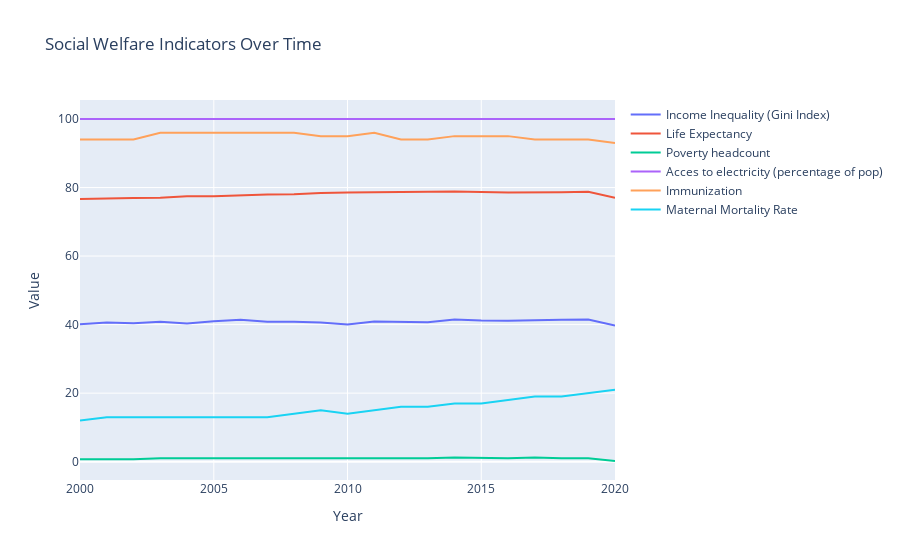
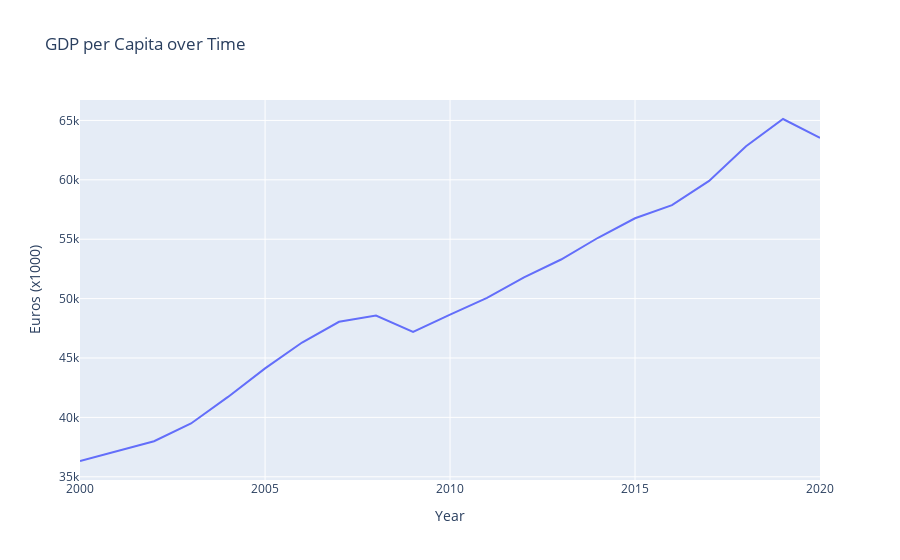

The code cell stored with these charts, in order, in its notebook:
### Code cell
import plotly.graph_objs as go

indicators = {
    'NY.GDP.PCAP.CD': 'GDP per Capita',
    'SI.POV.GINI': 'Income Inequality (Gini Index)',
    'SP.DYN.LE00.IN': 'Life Expectancy',
    'SI.POV.DDAY': 'Poverty headcount',
    'EG.ELC.ACCS.ZS': 'Acces to electricity (percentage of pop)',
    'SH.IMM.IDPT': 'Immunization',
    'SH.STA.MMRT': 'Maternal Mortality Rate'
}

countries = ['USA', 'ARG', 'IND','ETH'] 
# Choose which country 
countries = countries[0]

# Get the specific dates we want
df = wbdata.get_dataframe(indicators, country=countries, convert_date=True)
df = df.loc['2000-01-01':'2020-01-01']

columns_to_interpolate = ['Income Inequality (Gini Index)', 'Life Expectancy',
       'Poverty headcount', 'Acces to electricity (percentage of pop)'
       , 'Immunization', 'Maternal Mortality Rate']

# interpolate the NAN values 
for column in columns_to_interpolate:
    df[column] = df[column].interpolate()


fig = go.Figure()
fig2 = go.Figure()

for indicator_code, indicator_name in indicators.items():
    if indicator_name == 'GDP per Capita':
        continue
    fig.add_trace(go.Scatter(x=df.index, y=df[indicator_name], mode='lines', name=indicator_name))

fig2.add_trace(go.Scatter(x=df.index, y=df['GDP per Capita'], mode='lines', name='GDP per Capita'))

fig.update_layout(title="Social Welfare Indicators Over Time", xaxis_title="Year", yaxis_title="Value")
fig2.update_layout(title="GDP per Capita over Time", xaxis_title="Year", yaxis_title="Euros (x1000)")

fig.show()
fig2.show()

### Figure 1 — Plotly figure (JSON) as saved in the notebook; plotly's stock layout.template omitted (floating-point values rounded to 4 significant figures)
{"data": [{"mode": "lines", "name": "Income Inequality (Gini Index)", "type": "scatter", "x": ["2020-01-01T00:00:00", "2019-01-01T00:00:00", "2018-01-01T00:00:00", "2017-01-01T00:00:00", "2016-01-01T00:00:00", "2015-01-01T00:00:00", "2014-01-01T00:00:00", "2013-01-01T00:00:00", "2012-01-01T00:00:00", "2011-01-01T00:00:00", "2010-01-01T00:00:00", "2009-01-01T00:00:00", "2008-01-01T00:00:00", "2007-01-01T00:00:00", "2006-01-01T00:00:00", "2005-01-01T00:00:00", "2004-01-01T00:00:00", "2003-01-01T00:00:00", "2002-01-01T00:00:00", "2001-01-01T00:00:00", "2000-01-01T00:00:00"], "y": [39.7, 41.5, 41.4, 41.2, 41.1, 41.2, 41.5, 40.7, 40.9, 40.9, 40, 40.6, 40.8, 40.8, 41.4, 41, 40.3, 40.8, 40.4, 40.6, 40.1]}, {"mode": "lines", "name": "Life Expectancy", "type": "scatter", "x": ["2020-01-01T00:00:00", "2019-01-01T00:00:00", "2018-01-01T00:00:00", "2017-01-01T00:00:00", "2016-01-01T00:00:00", "2015-01-01T00:00:00", "2014-01-01T00:00:00", "2013-01-01T00:00:00", "2012-01-01T00:00:00", "2011-01-01T00:00:00", "2010-01-01T00:00:00", "2009-01-01T00:00:00", "2008-01-01T00:00:00", "2007-01-01T00:00:00", "2006-01-01T00:00:00", "2005-01-01T00:00:00", "2004-01-01T00:00:00", "2003-01-01T00:00:00", "2002-01-01T00:00:00", "2001-01-01T00:00:00", "2000-01-01T00:00:00"], "y": [76.98, 78.79, 78.64, 78.54, 78.54, 78.69, 78.84, 78.74, 78.74, 78.64, 78.54, 78.39, 78.04, 77.99, 77.69, 77.49, 77.49, 77.04, 76.94, 76.84, 76.64]}, {"mode": "lines", "name": "Poverty headcount", "type": "scatter", "x": ["2020-01-01T00:00:00", "2019-01-01T00:00:00", "2018-01-01T00:00:00", "2017-01-01T00:00:00", "2016-01-01T00:00:00", "2015-01-01T00:00:00", "2014-01-01T00:00:00", "2013-01-01T00:00:00", "2012-01-01T00:00:00", "2011-01-01T00:00:00", "2010-01-01T00:00:00", "2009-01-01T00:00:00", "2008-01-01T00:00:00", "2007-01-01T00:00:00", "2006-01-01T00:00:00", "2005-01-01T00:00:00", "2004-01-01T00:00:00", "2003-01-01T00:00:00", "2002-01-01T00:00:00", "2001-01-01T00:00:00", "2000-01-01T00:00:00"], "y": [0.2, 1, 1, 1.2, 1, 1.2, 1.2, 1, 1, 1, 1, 1, 1, 1, 1, 1, 1, 1, 0.7, 0.7, 0.7]}, {"mode": "lines", "name": "Acces to electricity (percentage of pop)", "type": "scatter", "x": ["2020-01-01T00:00:00", "2019-01-01T00:00:00", "2018-01-01T00:00:00", "2017-01-01T00:00:00", "2016-01-01T00:00:00", "2015-01-01T00:00:00", "2014-01-01T00:00:00", "2013-01-01T00:00:00", "2012-01-01T00:00:00", "2011-01-01T00:00:00", "2010-01-01T00:00:00", "2009-01-01T00:00:00", "2008-01-01T00:00:00", "2007-01-01T00:00:00", "2006-01-01T00:00:00", "2005-01-01T00:00:00", "2004-01-01T00:00:00", "2003-01-01T00:00:00", "2002-01-01T00:00:00", "2001-01-01T00:00:00", "2000-01-01T00:00:00"], "y": [100, 100, 100, 100, 100, 100, 100, 100, 100, 100, 100, 100, 100, 100, 100, 100, 100, 100, 100, 100, 100]}, {"mode": "lines", "name": "Immunization", "type": "scatter", "x": ["2020-01-01T00:00:00", "2019-01-01T00:00:00", "2018-01-01T00:00:00", "2017-01-01T00:00:00", "2016-01-01T00:00:00", "2015-01-01T00:00:00", "2014-01-01T00:00:00", "2013-01-01T00:00:00", "2012-01-01T00:00:00", "2011-01-01T00:00:00", "2010-01-01T00:00:00", "2009-01-01T00:00:00", "2008-01-01T00:00:00", "2007-01-01T00:00:00", "2006-01-01T00:00:00", "2005-01-01T00:00:00", "2004-01-01T00:00:00", "2003-01-01T00:00:00", "2002-01-01T00:00:00", "2001-01-01T00:00:00", "2000-01-01T00:00:00"], "y": [93, 94, 94, 94, 95, 95, 95, 94, 94, 96, 95, 95, 96, 96, 96, 96, 96, 96, 94, 94, 94]}, {"mode": "lines", "name": "Maternal Mortality Rate", "type": "scatter", "x": ["2020-01-01T00:00:00", "2019-01-01T00:00:00", "2018-01-01T00:00:00", "2017-01-01T00:00:00", "2016-01-01T00:00:00", "2015-01-01T00:00:00", "2014-01-01T00:00:00", "2013-01-01T00:00:00", "2012-01-01T00:00:00", "2011-01-01T00:00:00", "2010-01-01T00:00:00", "2009-01-01T00:00:00", "2008-01-01T00:00:00", "2007-01-01T00:00:00", "2006-01-01T00:00:00", "2005-01-01T00:00:00", "2004-01-01T00:00:00", "2003-01-01T00:00:00", "2002-01-01T00:00:00", "2001-01-01T00:00:00", "2000-01-01T00:00:00"], "y": [21, 20, 19, 19, 18, 17, 17, 16, 16, 15, 14, 15, 14, 13, 13, 13, 13, 13, 13, 13, 12]}], "layout": {"title": {"text": "Social Welfare Indicators Over Time"}, "xaxis": {"title": {"text": "Year"}}, "yaxis": {"title": {"text": "Value"}}}}

### Figure 2 — Plotly figure (JSON) as saved in the notebook; plotly's stock layout.template omitted (floating-point values rounded to 4 significant figures)
{"data": [{"mode": "lines", "name": "GDP per Capita", "type": "scatter", "x": ["2020-01-01T00:00:00", "2019-01-01T00:00:00", "2018-01-01T00:00:00", "2017-01-01T00:00:00", "2016-01-01T00:00:00", "2015-01-01T00:00:00", "2014-01-01T00:00:00", "2013-01-01T00:00:00", "2012-01-01T00:00:00", "2011-01-01T00:00:00", "2010-01-01T00:00:00", "2009-01-01T00:00:00", "2008-01-01T00:00:00", "2007-01-01T00:00:00", "2006-01-01T00:00:00", "2005-01-01T00:00:00", "2004-01-01T00:00:00", "2003-01-01T00:00:00", "2002-01-01T00:00:00", "2001-01-01T00:00:00", "2000-01-01T00:00:00"], "y": [63530.0, 65120.0, 62820.0, 59910.0, 57870.0, 56760.0, 55120.0, 53290.0, 51780.0, 50070.0, 48650.0, 47190.0, 48570.0, 48050.0, 46300.0, 44120.0, 41720.0, 39490.0, 38000.0, 37130.0, 36330.0]}], "layout": {"title": {"text": "GDP per Capita over Time"}, "xaxis": {"title": {"text": "Year"}}, "yaxis": {"title": {"text": "Euros (x1000)"}}}}
